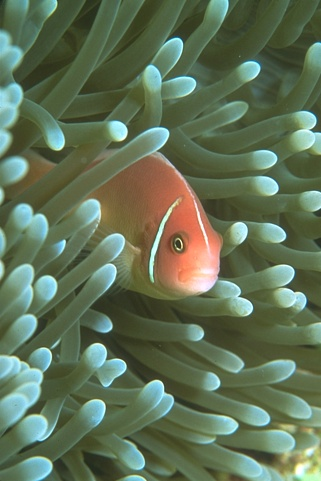
#> input picture Image_Segmentation_using_DIP/input_images/210088.jpg, 321 x 481 px
$ python slic.py --image input_images/210088.jpg   (older library calls are emulated)
#> lines starting #> are read from the running program, lines starting #| are printed output that depends on the picture; long printed decimals are rounded
# import the necessary packages
import cv2
from skimage.segmentation import slic
from skimage.segmentation import felzenszwalb, quickshift
from sklearn.cluster import SpectralClustering
from skimage.segmentation import mark_boundaries
from skimage.util import img_as_float
from skimage import io
import matplotlib.pyplot as plt
import argparse
from skimage.transform import resize
import time
import numpy as np

#from scipy.misc import imresize

# construct the argument parser and parse the arguments
ap = argparse.ArgumentParser()
ap.add_argument("-i", "--image", required = True, help = "Path to the image")
args = vars(ap.parse_args())
# load the image and convert it to a floating point data type
image = img_as_float(io.imread(args["image"]))

def slic_algo(image, numSegments, m=10.0, sigma = 0):

	# loop over the number of segments
	#for numSegments in (100):
	# apply SLIC and extract (approximately) the supplied number
	# of segments
	t0=time.time()
	segments = slic(image, n_segments = numSegments, sigma = sigma,  compactness=m)# Sigma is smoothing Gaussian kernel
	t1=time.time()
	#print(segments.shape)
	#print(type(segments))
	# show the output of SLIC
	fig = plt.figure("Superpixels -- %d segments" % (numSegments))
	ax = fig.add_subplot(1, 1, 1)
	ax.imshow(mark_boundaries(image, segments))
	plt.axis("off")
	# show the plots
	plt.show()
	#plt.imsave("slic(b)_64.png", mark_boundaries(image, segments))
	print('Time taken by slic to segment image of size {} is: {}'.format(image.shape, t1-t0))

def gs04(image, scale=150, sigma=0):
    t0=time.time()
    segments = felzenszwalb(image, scale=scale, sigma=sigma, min_size=20)
    t1=time.time()
    # show the output
    fig = plt.figure()
    ax = fig.add_subplot(1, 1, 1)
    ax.imshow(mark_boundaries(image, segments))
    plt.axis("off")
    # show the plots
    plt.show()
    #plt.imsave("gs04.png", mark_boundaries(image, segments))
    print('Time taken by slic to segment image of size {} is: {}'.format(image.shape, t1-t0))

def qs09(image, sigma=0, max_dist=10):
    t0 = time.time()
    segments = quickshift(image, sigma=sigma, max_dist=max_dist)
    t1 = time.time()
    # show the output
    fig = plt.figure()
    ax = fig.add_subplot(1, 1, 1)
    ax.imshow(mark_boundaries(image, segments))
    plt.axis("off")
    # show the plots
    plt.show()
    plt.imsave("qs09.png", mark_boundaries(image, segments))
    print('Time taken to qs segment {} size image is: {}'.format(image.shape, t1-t0))

def nc05(img, n_clusters=5,
                          n_neighbors=5,
                          gamma=1,
                          affinity='nearest_neighbors',
                          visualize=True,
                          include_spatial=False):
    """
    Normalized cut algorithm for image segmentation
    include_spatial : (Bonus)
    """
#> called with n_clusters = 5, n_neighbors = 5, gamma = 1, affinity = 'nearest_neighbors', visualize = True, include_spatial = False
    img = resize(img, (int(img.shape[0] * 0.3), int(img.shape[1] * 0.3)), anti_aliasing=True)
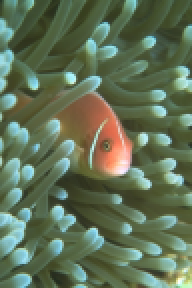
#> img: shape (144, 96, 3) float64 (shown 2 times larger); mean of channels 0, 1, 2 0.381, 0.446, 0.341; drawn as R, G, B
    #img = imresize(img, 0.3) / 255
    n = img.shape[0]
#> n = 144
    m = img.shape[1]
#> m = 96

    if include_spatial:
        xx = np.arange(n)
        yy = np.arange(m)
        X, Y = np.meshgrid(yy, xx)
        img = np.concatenate((Y.reshape(n, m, 1), X.reshape(n, m, 1), img), axis=2)
        print("spectral_segment(:include_spatial) img.shape = {}".format(img.shape))

    img = img.reshape(-1, img.shape[-1])

    # Notes:
    # gamma is ignored for affinity='nearest_neighbors'
    # n_neighbors is ignore for affinity='rbf'
    # n_jobs = -1 means using all processors :D
    t0 = time.time()
    labels = SpectralClustering(n_clusters=n_clusters, affinity=affinity,gamma=gamma,n_neighbors=n_neighbors,n_jobs=-1,eigen_solver='arpack').fit_predict(img)
#> labels = 13824 values, max 4 at index 0, min 0 at index 7, mean 1.9
    t1 = time.time()
    labels = labels.reshape(n, m)
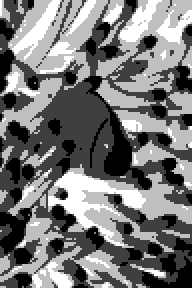
#> labels: shape (144, 96) int32 (shown 2 times larger); min 0, max 4, mean 1.9; drawn with min black and max white
    if visualize == True:
    	fig = plt.figure()
    	ax = fig.add_subplot(1, 1, 1)
    	ax.imshow(labels)
    	plt.axis("off")
    	plt.show()
    	plt.imsave("ns05.png", labels)
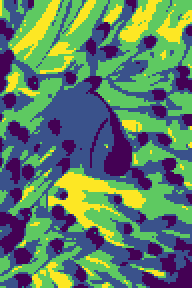
#> saved as ns05.png: shape (144, 96, 3) (shown 2 times larger); mean R, G, B 95.3, 128.2, 102.6
    print('Time taken to nc segment {} size image is: {}'.format(img.shape, t1-t0))
#| Time taken to nc segment (13824, 3) size image is: 4.419
    return (labels)

def line_pl(x, y, title, xlabel, ylabel):
	plt.plot(x, y, marker='o')
	plt.title(title)
	plt.xticks(x)
	plt.xlabel(xlabel)
	plt.ylabel(ylabel)
	plt.show()

labels = nc05(img=image)
qs09(image)
#> in qs09, `segments = quickshift(image, sigma=sigma, max_dist=max_dist)`: segments: shape (481, 321) int64; 317 distinct labels, from 0 to 316
#| Time taken to qs segment (481, 321, 3) size image is: 2.628
gs04(image, scale=256)
#> in gs04, `segments = felzenszwalb(image, scale=scale, sigma=sigma, min_size=20)`:
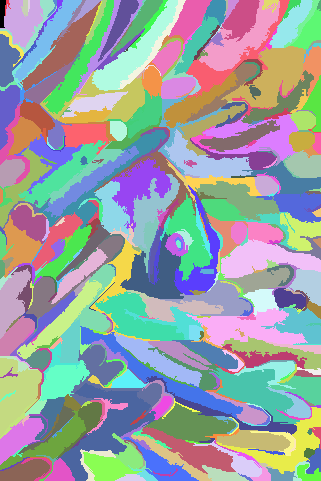
#> segments: shape (481, 321) int64; 409 distinct labels, from 0 to 408; one colour per label, 0 black
#| Time taken by slic to segment image of size (481, 321, 3) is: 0.2656
slic_algo(image, numSegments = 256, m=20.0, sigma=0)
#> in slic_algo, `segments = slic(image, n_segments = numSegments, sigma = sigma,  compa..`:
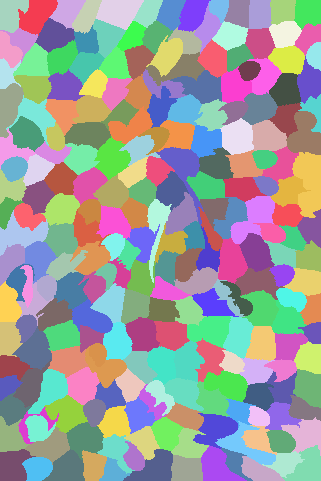
#> segments: shape (481, 321) int64; 237 distinct labels, from 1 to 237; one colour per label, 0 black
#| Time taken by slic to segment image of size (481, 321, 3) is: 0.2019
#kmeans_cl(image, k=5)
slic_algo(image, numSegments = 256, m=10.0, sigma=0)
#> call 2 of slic_algo, with numSegments = 256, m = 10, sigma = 0
#> in slic_algo (call 2), `segments = slic(image, n_segments = numSegments, sigma = sigma,  compa..`:
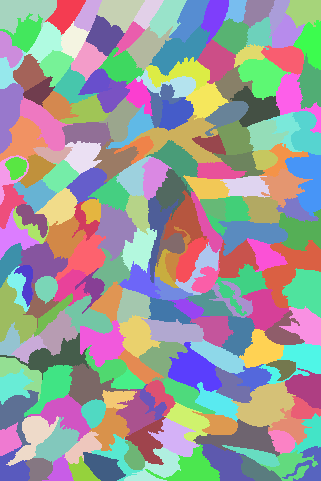
#> segments: shape (481, 321) int64; 203 distinct labels, from 1 to 203; one colour per label, 0 black
#> in slic_algo (call 2), `plt.show()`:
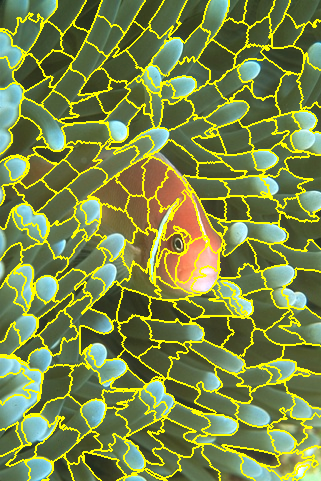
#> shown: shape (481, 321, 3) float64; mean R, G, B 0.482, 0.536, 0.283
#| Time taken by slic to segment image of size (481, 321, 3) is: 0.2066
x= ['(481, 321, 3)', '(853, 1280, 3)', '(1333, 2000, 3)', '(2225, 3320, 3)']
y_slic= [0.726, 3.83, 5.30, 73.47]
x_kmean= ['(481, 321, 3)']
y_kmean = [121.27]
x_gs = ['(481, 321, 3)', '(853, 1280, 3)', '(1333, 2000, 3)']
y_gs = [0.395, 13.62, 37.18]
plt.plot(x, y_slic, marker='o', label='SLIC')
plt.plot(x_kmean, y_kmean, marker='o', label='Kmeans')
plt.plot(x_gs, y_gs, marker='o', label='Felzenswalb')
plt.legend()
plt.title('Time required to generate superpixels for images of increasing size.')
plt.xticks(x)
plt.xlabel('Image Size')
plt.ylabel('Time in Seconds')
plt.show()
